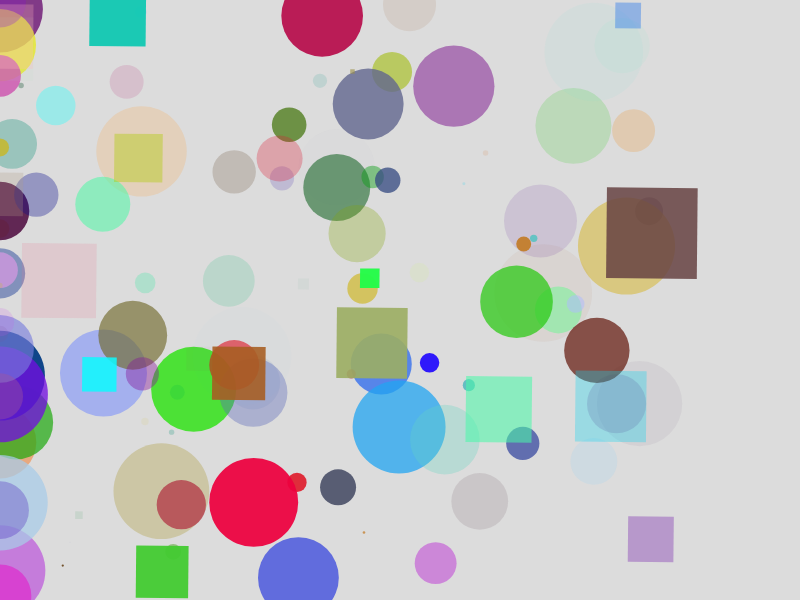
Frame 1 (no input)
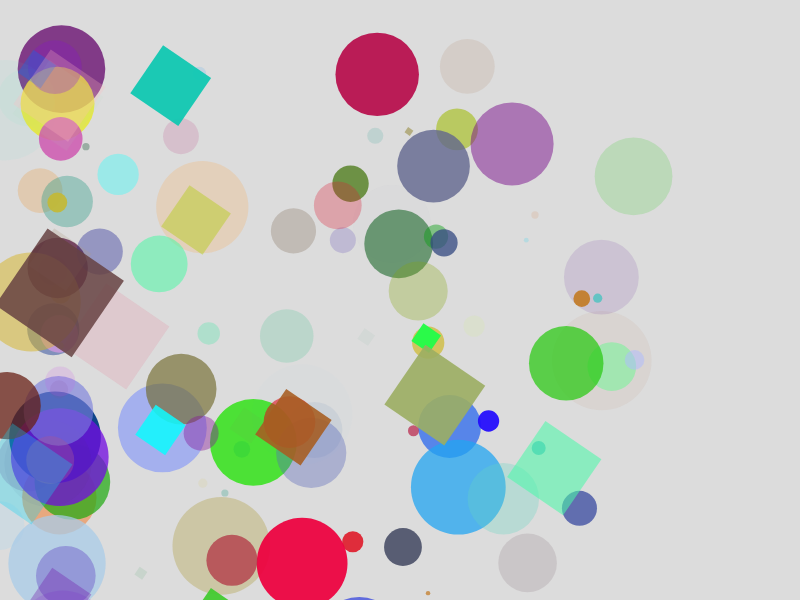
Frame 60 (no input)
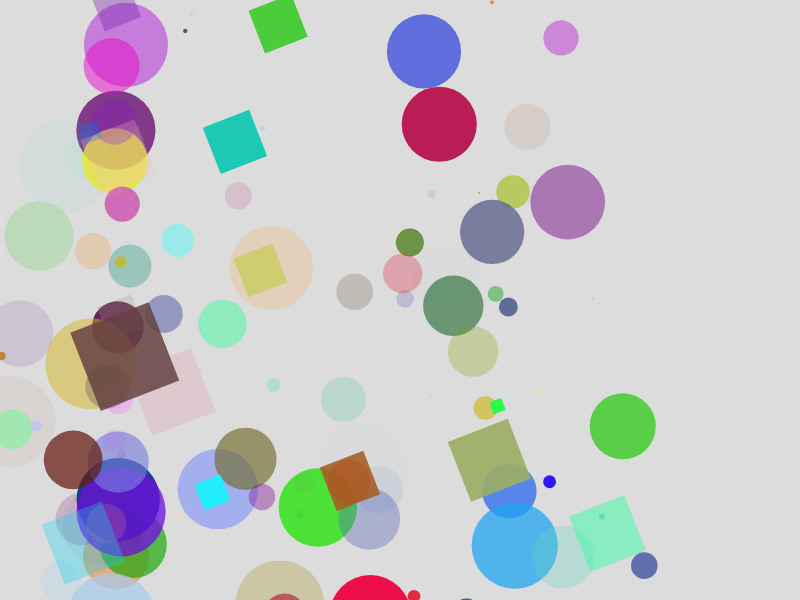
Frame 120 (the mouse pressed at the canvas centre since frame 60)

The p5.js sketch that drew these frames (run headless with seeded random() and noise() and a simulated clock; from frame 60 on, the mouse is pressed at the canvas centre):

// p5.js sketch
// ── sketch.js
let Xpos = [];
let Ypos = [];
let SizePos = [];
let colors = [];

let SquareXpos = [];
let SquareYpos = [];
let SquareSizePos = [];
let SquareColors = [];

function setup() {
  createCanvas(800, 600);

  //circles
  for (let i = 0; i < 100; i++) {
    Xpos.push(random(0, 800));
    Ypos.push(random(0, 600));
    SizePos.push(random(0, 100));
    colors.push(
      color(random(0, 255), random(0, 255), random(0, 255), random(0, 255)),
    );

    for (let i = 0; i < 100; i++) {
      SquareXpos.push(random(0, 800));
      SquareYpos.push(random(0, 600));
      SquareSizePos.push(random(0, 100));
      SquareColors.push(
        color(random(0, 255), random(0, 255), random(0, 255), random(0, 255)),
      );
    }
  }
}

//squares

function draw() {
  background(220);

  for (let i = 0; i < 100; i++) {
    let pulse = sin(frameCount * 0.05);
    let size = SizePos[i] + pulse * 20;
    noStroke();
    Ypos[i] = Ypos[i] + random(2);
    Xpos[i] = Xpos[i] + random(2);
    if (Ypos[i] > 650) {
      Ypos[i] = 0;
    }
    if (Xpos[i] > 650) {
      Xpos[i] = 0;
    }
    fill(colors[i]);
    circle(Xpos[i], Ypos[i], size);
    console.log(size);
  }

  for (let i = 0; i < 20; i++) {
    let pulse = sin(frameCount * 0.05);
    let size = SquareSizePos[i] + pulse * 20;

    if (SquareYpos[i] > 650) {
      SquareYpos[i] = 0;
    }
    if (SquareXpos[i] > 650) {
      SquareXpos[i] = 0;
    }

    SquareXpos[i] = SquareXpos[i] + random(2);
    SquareYpos[i] = SquareYpos[i] + random(2);
    fill(SquareColors[i]);
    noStroke();

    push();
    translate(SquareXpos[i], SquareYpos[i]);
    rotate(frameCount * 0.01);
    rectMode(CENTER);
    rect(0, 0, size, size);
    pop();
  }
}

function keyPressed() {
  if (keyCode === BACKSPACE) {
   Xpos = [];
   Ypos = [];
   SizePos = [];
   colors = [];

   SquareXpos = [];
   SquareYpos = [];
   SquareSizePos = [];
   SquareColors = [];

    setup();
  }
}
